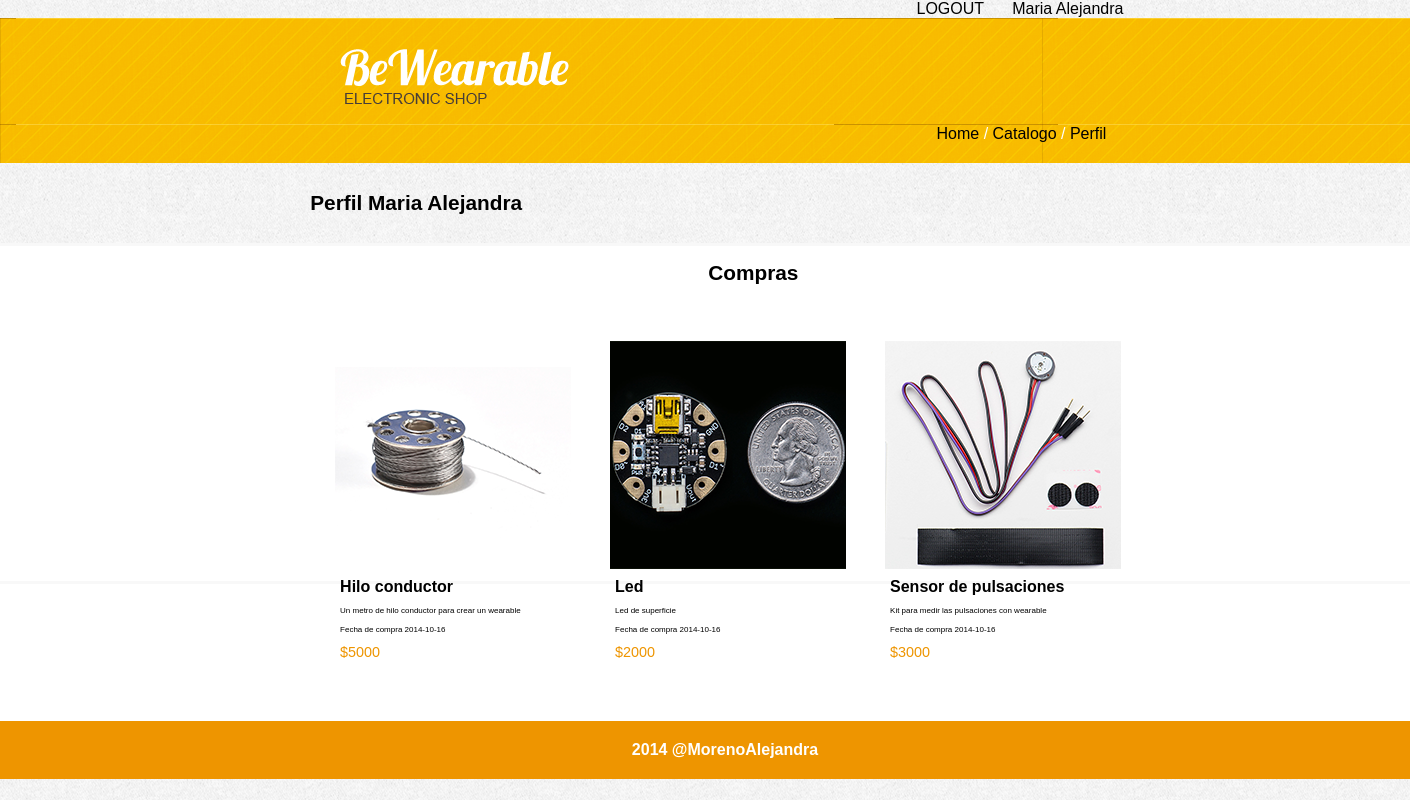
The app's page /WWW/codigo/perfil.php (signed in) with its own data.
### tables this page shows
CREATE TABLE IF NOT EXISTS `articulos` (
`id` int(11) NOT NULL,
  `nombre` text NOT NULL,
  `imagen` text NOT NULL,
  `descripcion` text NOT NULL,
  `precio` int(11) NOT NULL,
  `destacado` int(11) NOT NULL
);

CREATE TABLE IF NOT EXISTS `compras` (
`id` int(100) NOT NULL,
  `cliente` int(11) DEFAULT NULL,
  `articulo` int(100) DEFAULT NULL,
  `fecha` date NOT NULL
);

### WWW/codigo/perfil.php (the view, shortened to what this page needs)
<?php
require_once('includes/database.php');
?>
<!DOCTYPE html>
<html>
<head>
	 <link rel="stylesheet" href="estilos.css">
</head>
<body>
<?php
$nombre= $_SESSION['nombreCliente'];
if ($_SESSION['contador']>0) {
echo"<a href='logout.php' class='logout'>LOGOUT</a>";
echo"<a href='perfil.php' class='nombreCliente'>$nombre</a>";
}
else{
   echo" <a href='login.php' class='login'>LOGIN</a> ";
}
?>
<header class="Hheader">
            <div class="logo">
                <a href="index.php"><figure class="headerLogo"><img src="images/logoHeader.png"></figure></a>
            </div>
            <div class="botonesHeader">
                <nav>
                    <a href="index.php">Home</a> /
                    <a href="catalogo.php">Catalogo</a> /
                    <a href="perfil.php?id=1">Perfil</a>
                </nav>
            </div>
        </header>
<?php
echo"<h1 class='nombreU'> Perfil $nombre </h1>";
echo "<section class='destacados'>";
echo "<div class='productos'>";
echo"<h1 class='titulos'> Compras </h1>";
$id=$_SESSION['id'];
$query= "SELECT tallerDos.compras.articulo, tallerDos.compras.cliente, tallerDos.compras.fecha, tallerDos.articulos.id, tallerDos.articulos.nombre, tallerDos.articulos.imagen, tallerDos.articulos.descripcion, tallerDos.articulos.precio
FROM tallerDos.articulos
RIGHT JOIN tallerDos.compras ON tallerDos.articulos.id = tallerDos.compras.articulo
WHERE tallerDos.compras.cliente= $id" ;
$result= mysqli_query($con,$query);
while($row = mysqli_fetch_array($result)) {
echo "<article class= 'articulos'>";
echo "<div>";
echo "<figure><img src=".$row['imagen']."></figure>";
echo "</div>";
echo "<div>";
echo "<h1 class='nombreArticulo'> <a href=#>".$row['nombre']."</a></h1> ";
echo "<p class='descripcion'> ".$row['descripcion']."</p>";
echo "<p class='descripcion'> Fecha de compra ".$row['fecha']."</p>";
echo "<p class='precio'> $".$row['precio']."</p>";
echo "</div>";
echo "</article>";
}
?>
</div>
</section>
<footer>
    <h1>2014 @MorenoAlejandra</h1>
</footer>
</body>
</html>

### WWW/codigo/estilos.css (style rules this page uses)
* { margin: 0; padding: 0; }
body { position: absolute; background-image: url("images/BG.png"); font-family: 'Oswald', sans-serif; width: 100%; }
header { color:white; padding: 20px; background-image: url("images/header.png"); display: inline-block; width: 100%; }
.destacados { margin: 0 auto; background-image: url("images/BGart.png"); width: 100%; }
article { display: inline-block; }
section { width: 60% }
a { text-decoration: none; }
div figure { width: 50%; display: inline-block; }
.Hheader { width: 100%; height: 80%; display: inline-block; }
.logo { display: inline-block; width: 10%; height: 10%; margin-left: 22%; }
.headerLogo { width: 10%; }
.botonesHeader { display: inline-block; margin: 0; width: 50%; margin-left: 65%; }
.articulos { margin: auto; margin-top: 5%; margin-bottom: 5%; margin-left: 3.5%; }
.productos { margin-left: 21%; }
a:link { color: black; text-decoration: none; }
.nombreArticulo { font-family: 'Oswald', sans-serif; font-size: 100%; padding: 5px; }
p.descripcion { font-family: 'Roboto:400', sans-serif; font-size: 50%; width: 100; padding: 5px; }
p.precio { font-family: 'Oswald', sans-serif; font-size: 90%; width: 100%; padding: 5px; color: #ee9500; }
.titulos { margin-left: 37%; font-size: 130%; }
.nombreU { margin-top: 2%; margin-bottom: 2%; margin-left: 22%; font-size: 130%; }
a.logout { color:black; text-align: right; margin-left: 65%; }
a.nombreCliente { color:black; text-align: center; width: 100%; margin-left: 2%; }
footer { font-family: Helvetica; color:white; padding: 20px; background-color: #ee9500; text-align: center; font-size: 50%; width: 100%; }

### records on screen
articulos: imagen (picture), nombre "Hilo conductor", descripcion "Un metro de hilo conductor para crear un wearable", compras.fecha "2014-10-16", precio "5000"
articulos: imagen (picture), nombre "Led", descripcion "Led de superficie", compras.fecha "2014-10-16", precio "2000"
articulos: imagen (picture), nombre "Sensor de pulsaciones", descripcion "Kit para medir las pulsaciones con wearable", compras.fecha "2014-10-16", precio "3000"

### other values on screen
$nombre "Maria Alejandra"
